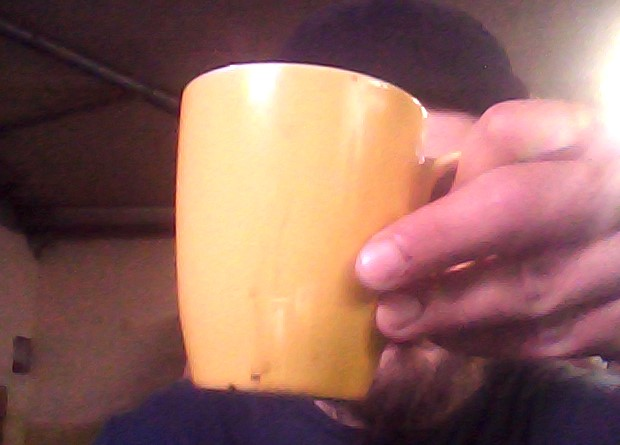
#> input picture yellow_obj.jpg, 620 x 445 px, given in place of the camera
$ python tracking.py
#> lines starting #> are read from the running program, lines starting #| are printed output that depends on the picture; after the words box and inside, x2 and y2 are one past the last pixel; in counts of white or black regions, pixels touching at a corner belong together
# import the necessary packages
from collections import deque
import numpy as np
import argparse
import imutils
import cv2

ap = argparse.ArgumentParser()
ap.add_argument("-v", "--video",
	help="path to the (optional) video file")
ap.add_argument("-b", "--buffer", type=int, default=64,
	help="max buffer size")
args = vars(ap.parse_args())

colorLower = (15, 0, 0)
colorUpper = (95, 255, 255)

pts = deque(maxlen=args["buffer"])

if not args.get("video", False):
	camera = cv2.VideoCapture(0)

else:
	camera = cv2.VideoCapture(args["video"])

while True:
	(grabbed, frame) = camera.read()
#> frame is the input picture: shape (445, 620, 3); mean B, G, R 93.3, 101.4, 143.1

	if args.get("video") and not grabbed:
		break
	frame = imutils.resize(frame, width=600)
#> frame: shape (430, 600, 3)
	# blurred = cv2.GaussianBlur(frame, (11, 11), 0)
	hsv = cv2.cvtColor(frame, cv2.COLOR_BGR2HSV)
#> hsv: shape (430, 600, 3); mean H, S, V 97.1, 106, 143.9

	mask = cv2.inRange(hsv, colorLower, colorUpper)
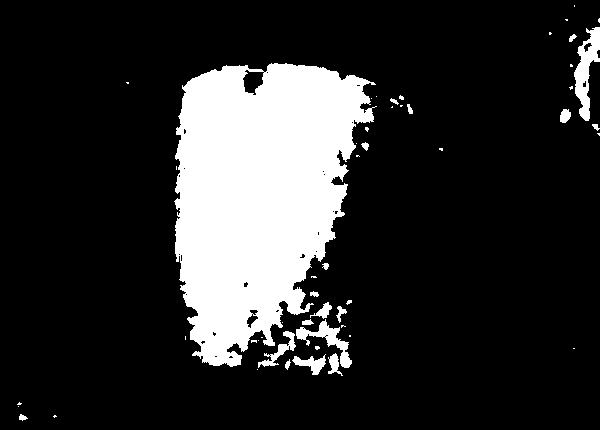
#> mask: shape (430, 600); 17.5% white; 52 white regions (33 under 20 px), largest, box (x1, y1, x2, y2) and area: (174, 63, 377, 367) 41359, (574, 27, 600, 121) 1164, (296, 319, 352, 368) 749
	mask = cv2.erode(mask, None, iterations=2)
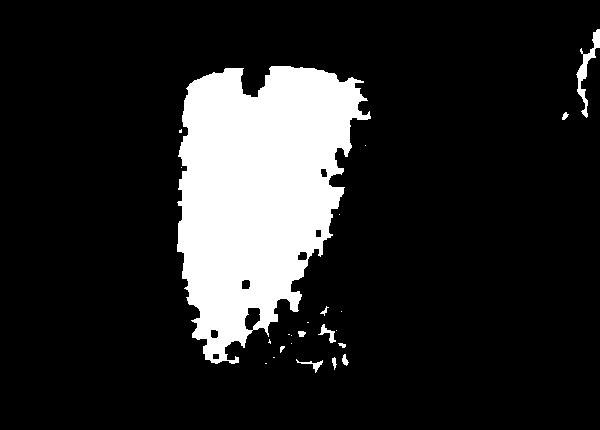
#> mask: shape (430, 600); 14.8% white; 24 white regions (13 under 20 px), largest, box (x1, y1, x2, y2) and area: (177, 66, 371, 364) 37264, (576, 29, 600, 118) 543, (318, 324, 336, 343) 117
	mask = cv2.dilate(mask, None, iterations=2)
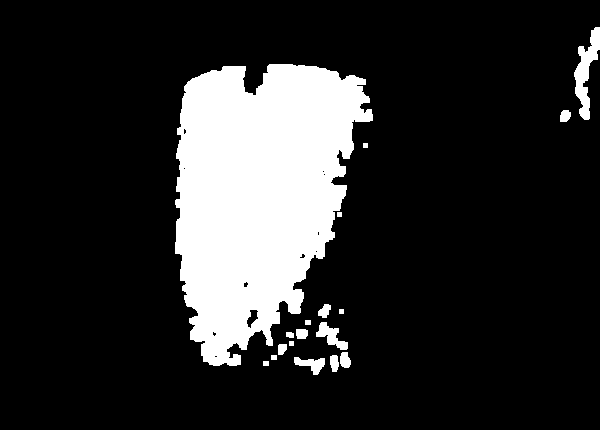
#> mask: shape (430, 600); 16.8% white; 18 white regions

	cnts = cv2.findContours(mask.copy(), cv2.RETR_EXTERNAL,
		cv2.CHAIN_APPROX_SIMPLE)[-2]
#> cnts = 18 contours, 4 with area under 20; largest, box (x1, y1, x2, y2) and area: (175, 64, 373, 366) 40266, (574, 27, 600, 120) 954, (316, 322, 348, 350) 342, (294, 357, 325, 375) 248, (340, 352, 351, 368) 119
	center = None

	if len(cnts) > 0:
		c = max(cnts, key=cv2.contourArea)
#> c = contour of 496 points, box (x1, y1, x2, y2) (175, 64, 373, 366), area 40266
		((x, y), radius) = cv2.minEnclosingCircle(c)
#> x = 277.7; y = 216.4; radius = 162.8
		M = cv2.moments(c)
#> M = moments, m00 40266, centre m10/m00, m01/m00 = (257.6, 193.3)
		center = (int(M["m10"] / M["m00"]), int(M["m01"] / M["m00"]))
#> center = (257, 193)

		if radius > 10:
			cv2.circle(frame, (int(x), int(y)), int(radius),
				(0, 255, 255), 2)
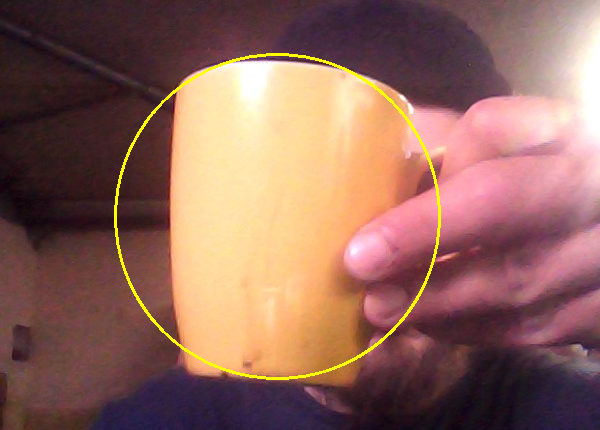
#> frame: shape (430, 600, 3); mean B, G, R 92.3, 103.2, 144.3
			cv2.circle(frame, center, 5, (0, 0, 255), -1)
#> frame: shape (430, 600, 3); 0.03% of pixels changed, all inside (x1, y1, x2, y2) = (252, 188, 263, 199)

	pts.appendleft(center)

	for i in range(1, len(pts)):
		if pts[i - 1] is None or pts[i] is None:
			continue

		thickness = int(np.sqrt(args["buffer"] / float(i + 1)) * 2.5)
		cv2.line(frame, pts[i - 1], pts[i], (0, 0, 255), thickness)

	cv2.imshow("Frame", frame)
	key = cv2.waitKey(1) & 0xFF
#> (key q is pressed here)

	if key == ord("q"):
		break

camera.release()
cv2.destroyAllWindows()
